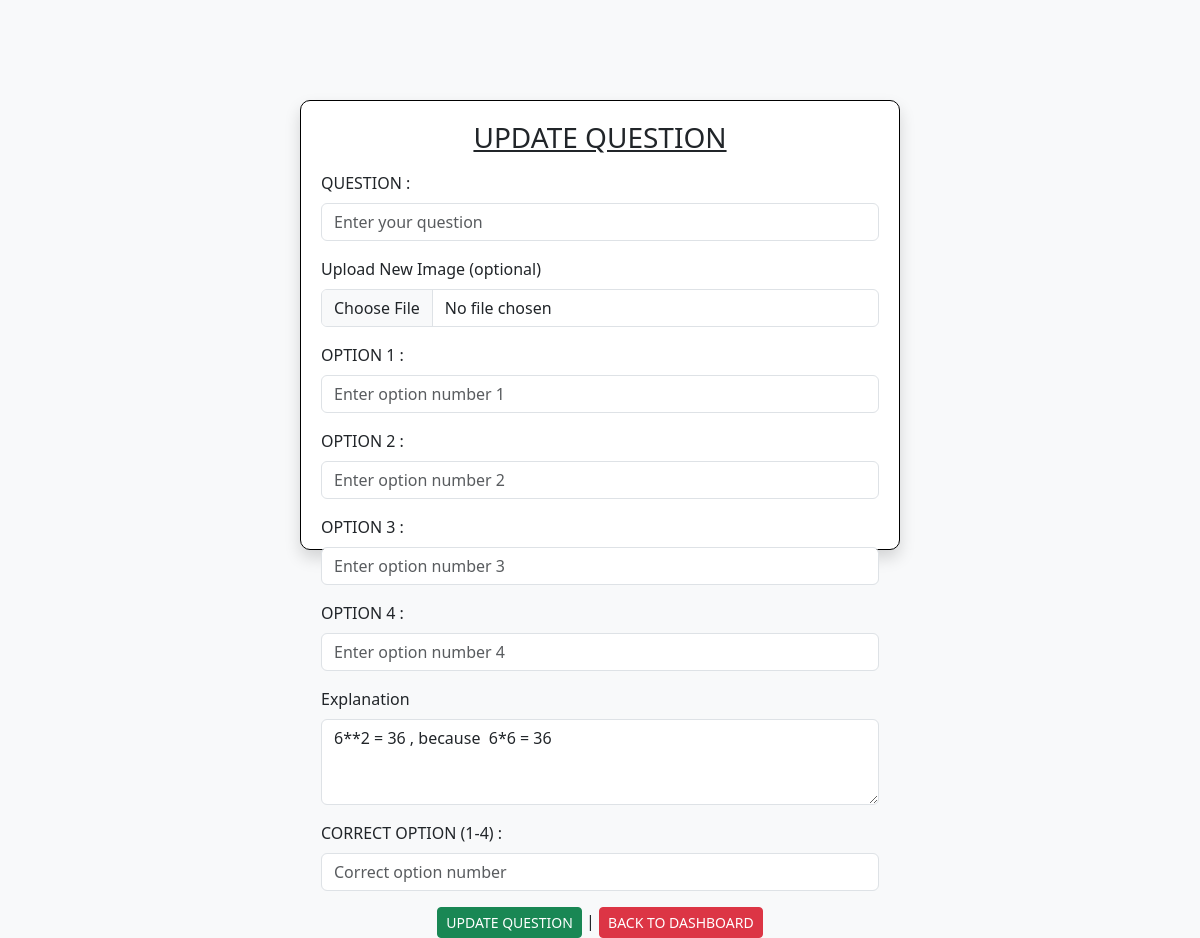
The page /edit/question/1 on the database as committed earlier.
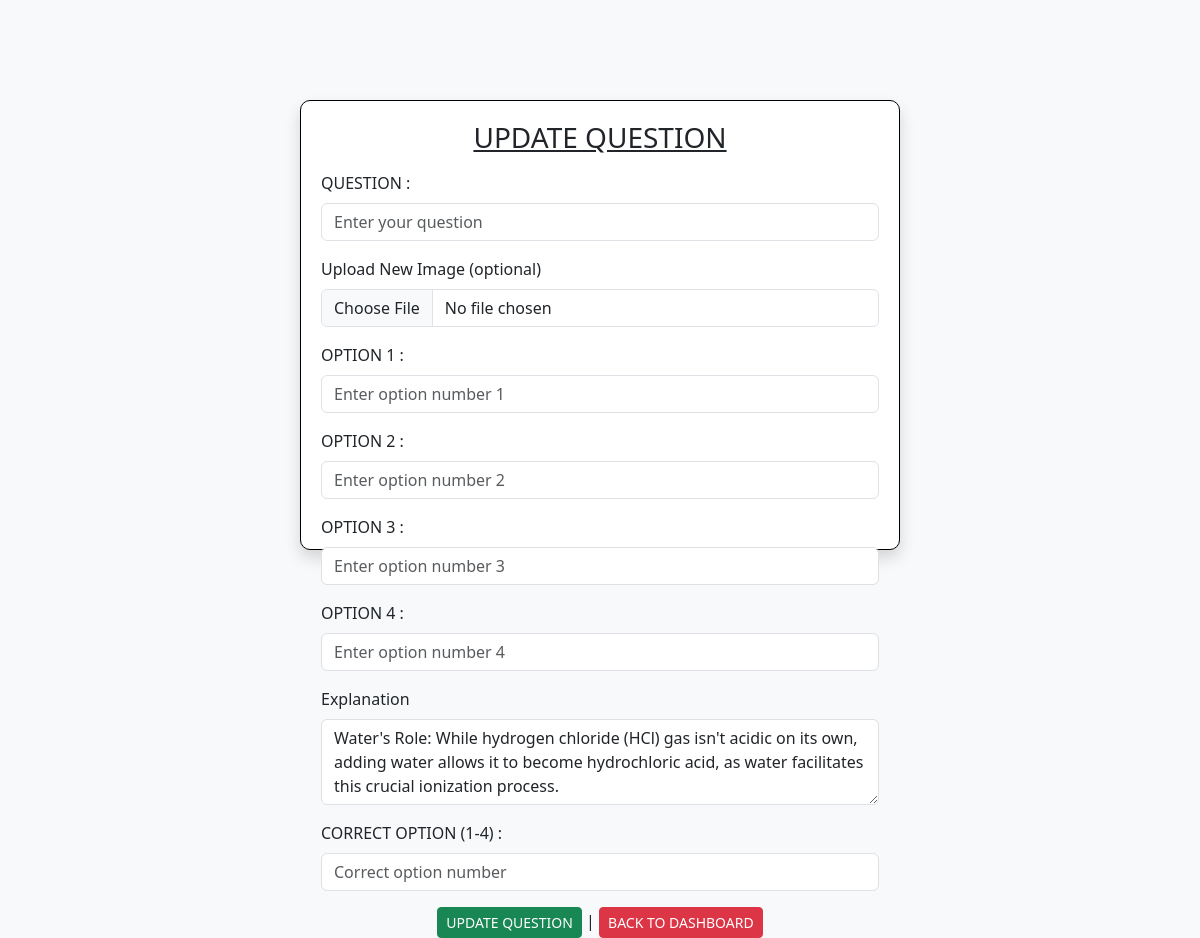
The same page on the database as committed later.
### app.py (models this page shows)
class Question(db.Model):
    id = db.Column(db.Integer , primary_key = True)
    quiz_id = db.Column(db.Integer , db.ForeignKey('quiz.id') , nullable = False)
    chapter_id = db.Column(db.Integer , db.ForeignKey('chapter.id') , nullable = False)
    question_statement = db.Column(db.Text , nullable = True)
    question_image = db.Column(db.String(100), nullable=True)
    option_1 = db.Column(db.String(50) , nullable = False)
    option_2 = db.Column(db.String(50) , nullable = False)
    option_3 = db.Column(db.String(50) , nullable = False)
    option_4 = db.Column(db.String(50) , nullable = False)
    correct_option = db.Column(db.Integer , nullable = False)
    explanation = db.Column(db.Text, nullable=True)
    quiz = db.relationship('Quiz' , backref='questions')
    chapter = db.relationship('Chapter' , backref='questions')

### app.py (the view, shortened to what this page needs)
@app.route("/edit/question/<int:question_id>", methods=["GET", "POST"])
def edit_question(question_id):
    question = Question.query.get_or_404(question_id)
    return render_template("edit_question.html", question=question)

### templates/edit_question.html (shortened to what this page needs)
<!DOCTYPE html>
<html lang="en">
<head>
    <link href="https://cdn.jsdelivr.net/npm/bootstrap@5.3.0/dist/css/bootstrap.min.css" rel="stylesheet">
    <link href="/static/style.css" rel="stylesheet">
</head>
<body class="d-flex justify-content-center align-items-center vh-100 bg-light">
    <div id="form-body" class="shadow">
        <div class="text-center mb-3">
            <h3><u>UPDATE QUESTION</u></h3>
        </div>
        <form method="POST" enctype="multipart/form-data">
            <div class="mb-3">
                <label for="form-control1" class="form-label">QUESTION :</label>
                <input type="text" id="form-control1" name="quiz_name" class="form-control" placeholder="Enter your question" required>
            </div>
            <div class="mb-3">
                <label class="form-label">Upload New Image (optional)</label>
                <input type="file" class="form-control" name="question_image" accept="image/*">
            </div>
            <div class="mb-3">
                <label class="form-label">OPTION 1 :</label>
                <input type="text" class="form-control" name="option_1" placeholder="Enter option number 1" required>
            </div>
            <div class="mb-3">
                <label class="form-label">OPTION 2 :</label>
                <input type="text" class="form-control" name="option_2" placeholder="Enter option number 2" required>
            </div>
            <div class="mb-3">
                <label class="form-label">OPTION 3 :</label>
                <input type="text" class="form-control" name="option_3" placeholder="Enter option number 3" required>
            </div>
            <div class="mb-3">
                <label class="form-label">OPTION 4 :</label>
                <input type="text" class="form-control" name="option_4" placeholder="Enter option number 4" required>
            </div>
            <div class="mb-3">
                <label class="form-label">Explanation</label>
                <textarea class="form-control" name="explanation" rows="3">{{ question.explanation }}</textarea>
            </div>
            <div class="mb-3">
                <label class="form-label">CORRECT OPTION (1-4) :</label>
                <input type="text" class="form-control" name="correct_option" placeholder="Correct option number" required>
            </div>
            <div class="text-center">
                <button type="submit" class="btn btn-success btn-sm">UPDATE QUESTION</button> |
                <a href="/admin/dashboard" class="btn btn-danger btn-sm">BACK TO DASHBOARD</a>
            </div>
        </form>
    </div>
</body>
</html>

### static/style.css (style rules this page uses)
* { margin:0px; }
#form-body { width:500px; height:450px; margin:auto; border:4px solid blueviolet; margin-top:100px ; border-radius: 5px; padding:5px; }

### templates/edit_question.html (style rules this page uses)
#form-body { max-width: 600px; width: 90%; padding: 20px; border: 1px solid black; background-color: white; border-radius: 10px; }

Rows that differ between the two databases and show on the page:
changed Question: explanation "6**2 = 36 , because 6*6 = 36" → "Water's Role: While hydrogen chloride (HCl) gas isn't acidic on its own, adding water allows it to become hydrochloric acid, as water facilitates this crucial ionization process."
